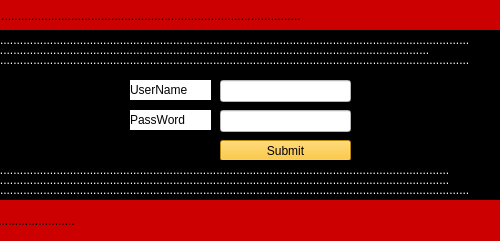
<?xml version="1.0" encoding="UTF-8"?>
<ui version="4.0">
 <class>clientsignuppage</class>
 <widget class="QWidget" name="clientsignuppage">
  <property name="geometry">
   <rect>
    <x>0</x>
    <y>0</y>
    <width>500</width>
    <height>241</height>
   </rect>
  </property>
  <property name="windowTitle">
   <string>Form</string>
  </property>
  <property name="styleSheet">
   <string notr="true">background-color: rgb(0, 0, 0);
font: 81 8pt &quot;Rockwell Extra Bold&quot;;</string>
  </property>
  <widget class="QLabel" name="label_5">
   <property name="geometry">
    <rect>
     <x>0</x>
     <y>180</y>
     <width>601</width>
     <height>20</height>
    </rect>
   </property>
   <property name="styleSheet">
    <string notr="true">color: rgb(255, 255, 255);</string>
   </property>
   <property name="text">
    <string>.............................................................................................................................................</string>
   </property>
  </widget>
  <widget class="QPushButton" name="pushButton">
   <property name="geometry">
    <rect>
     <x>220</x>
     <y>140</y>
     <width>131</width>
     <height>21</height>
    </rect>
   </property>
   <property name="styleSheet">
    <string notr="true">background-color: rgb(255, 187, 15);</string>
   </property>
   <property name="text">
    <string>Submit</string>
   </property>
  </widget>
  <widget class="QLabel" name="label">
   <property name="geometry">
    <rect>
     <x>130</x>
     <y>80</y>
     <width>81</width>
     <height>20</height>
    </rect>
   </property>
   <property name="styleSheet">
    <string notr="true">background-color: rgb(255, 255, 255);</string>
   </property>
   <property name="text">
    <string>UserName</string>
   </property>
  </widget>
  <widget class="QLabel" name="label_6">
   <property name="geometry">
    <rect>
     <x>-20</x>
     <y>170</y>
     <width>601</width>
     <height>20</height>
    </rect>
   </property>
   <property name="styleSheet">
    <string notr="true">color: rgb(255, 255, 255);</string>
   </property>
   <property name="text">
    <string>.............................................................................................................................................</string>
   </property>
  </widget>
  <widget class="QLabel" name="label_10">
   <property name="geometry">
    <rect>
     <x>-20</x>
     <y>160</y>
     <width>601</width>
     <height>20</height>
    </rect>
   </property>
   <property name="styleSheet">
    <string notr="true">color: rgb(255, 255, 255);</string>
   </property>
   <property name="text">
    <string>.............................................................................................................................................</string>
   </property>
  </widget>
  <widget class="QLabel" name="label_2">
   <property name="geometry">
    <rect>
     <x>-270</x>
     <y>200</y>
     <width>1051</width>
     <height>41</height>
    </rect>
   </property>
   <property name="styleSheet">
    <string notr="true">font: 81 18pt &quot;Rockwell Extra Bold&quot;;
background-color: rgb(204, 0, 0);
</string>
   </property>
   <property name="text">
    <string>                             .............. Cinema Iran  ......................................</string>
   </property>
  </widget>
  <widget class="QLabel" name="label_9">
   <property name="geometry">
    <rect>
     <x>-10</x>
     <y>30</y>
     <width>601</width>
     <height>21</height>
    </rect>
   </property>
   <property name="styleSheet">
    <string notr="true">color: rgb(255, 255, 255);</string>
   </property>
   <property name="text">
    <string>.............................................................................................................................................</string>
   </property>
  </widget>
  <widget class="QLabel" name="label_4">
   <property name="geometry">
    <rect>
     <x>130</x>
     <y>110</y>
     <width>81</width>
     <height>20</height>
    </rect>
   </property>
   <property name="styleSheet">
    <string notr="true">background-color: rgb(255, 255, 255);</string>
   </property>
   <property name="text">
    <string>PassWord</string>
   </property>
  </widget>
  <widget class="QLineEdit" name="passline">
   <property name="geometry">
    <rect>
     <x>220</x>
     <y>110</y>
     <width>131</width>
     <height>22</height>
    </rect>
   </property>
   <property name="styleSheet">
    <string notr="true">background-color: rgb(255, 255, 255);</string>
   </property>
  </widget>
  <widget class="QLabel" name="label_3">
   <property name="geometry">
    <rect>
     <x>-190</x>
     <y>0</y>
     <width>1431</width>
     <height>31</height>
    </rect>
   </property>
   <property name="styleSheet">
    <string notr="true">font: 81 18pt &quot;Rockwell Extra Bold&quot;;
background-color: rgb(204, 0, 0);</string>
   </property>
   <property name="text">
    <string>....................... Client SignUp Page............................................................................................</string>
   </property>
  </widget>
  <widget class="QLineEdit" name="userline">
   <property name="geometry">
    <rect>
     <x>220</x>
     <y>80</y>
     <width>131</width>
     <height>22</height>
    </rect>
   </property>
   <property name="styleSheet">
    <string notr="true">background-color: rgb(255, 255, 255);</string>
   </property>
  </widget>
  <widget class="QLabel" name="label_7">
   <property name="geometry">
    <rect>
     <x>0</x>
     <y>50</y>
     <width>601</width>
     <height>20</height>
    </rect>
   </property>
   <property name="styleSheet">
    <string notr="true">color: rgb(255, 255, 255);</string>
   </property>
   <property name="text">
    <string>.............................................................................................................................................</string>
   </property>
  </widget>
  <widget class="QLabel" name="label_8">
   <property name="geometry">
    <rect>
     <x>-40</x>
     <y>40</y>
     <width>601</width>
     <height>20</height>
    </rect>
   </property>
   <property name="styleSheet">
    <string notr="true">color: rgb(255, 255, 255);</string>
   </property>
   <property name="text">
    <string>.............................................................................................................................................</string>
   </property>
  </widget>
  <widget class="QLabel" name="label_11">
   <property name="geometry">
    <rect>
     <x>0</x>
     <y>30</y>
     <width>601</width>
     <height>20</height>
    </rect>
   </property>
   <property name="styleSheet">
    <string notr="true">color: rgb(255, 255, 255);</string>
   </property>
   <property name="text">
    <string>.............................................................................................................................................</string>
   </property>
  </widget>
 </widget>
 <resources/>
 <connections/>
</ui>
